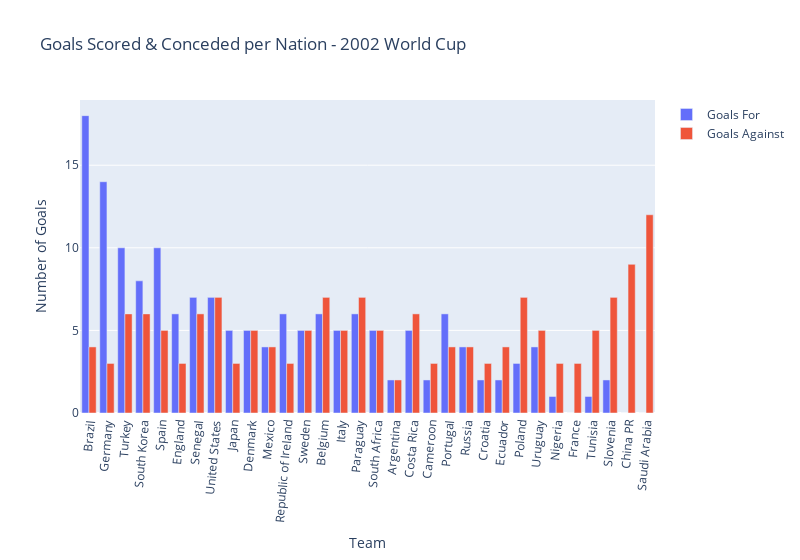

Source (notebook cell):
### Markdown cell above
Players complained about the unorthodox behaviour of the Jabulani (official 2010 world cup match ball). So these two plots are to find which team(s) had the most success in scoring goals with said ball.
Interestingly, Germany scored the most goals in the 2010 edition (16), twice as much as the competition winners Spain (8).

However from fig0 it can be noticed that the the 2010 edition of the World Cup had the least goals scored (145) since 1998 (when the number of participating teams was increased to 32), though the previous edition in 2006 had just 2 goals more (147).

It's worth noting that the Teamgeist (official 2006 match ball) was also heavily criticised as it was vastly different from the previous editions (14 curved panels instead of 32 which were bonded rather than stitched). Thus it could explain why there were noticeably fewer goals scored in the 2006 and 2010 competitions in that time range (1998-2018)

In both editions, (2006 and 2010), Germany were the highest scoring team, outscoring eventual winners on both occassions. Perhaps the German team were already accustomed to unorthodox footballs.

Investigating the nature of German league match balls could provide more insight into this observation.

However, before any conclusions are drawn, it must be taken into consideration that numerous factors affect the performance of a football team including but not limited to: quality of the players, tactics employed by the manager, pitch conditions, player form and confidence levels.

### Code cell
config = dict({'scrollZoom': True})
fig6 = px.bar(fifa_world_cup_2002_data, x="Team", y=["Goals For", "Goals Against"], title="Goals Scored & Conceded per Nation - 2002 World Cup", barmode="group", labels={"Team":"Team", "value":"Number of Goals", "variable":""}, width=800)
fig6.update_xaxes(tickangle=-85)
fig6

### Figure 1 — Plotly figure (JSON) as saved in the notebook; plotly's stock layout.template omitted (floating-point values rounded to 4 significant figures)
{"data": [{"alignmentgroup": "True", "hovertemplate": "=Goals For<br>Team=%{x}<br>Number of Goals=%{y}<extra></extra>", "legendgroup": "Goals For", "marker": {"color": "#636efa", "pattern": {"shape": ""}}, "name": "Goals For", "offsetgroup": "Goals For", "orientation": "v", "showlegend": true, "textposition": "auto", "type": "bar", "x": ["Brazil", "Germany", "Turkey", "South Korea", "Spain", "England", "Senegal", "United States", "Japan", "Denmark", "Mexico", "Republic of Ireland", "Sweden", "Belgium", "Italy", "Paraguay", "South Africa", "Argentina", "Costa Rica", "Cameroon", "Portugal", "Russia", "Croatia", "Ecuador", "Poland", "Uruguay", "Nigeria", "France", "Tunisia", "Slovenia", "China PR", "Saudi Arabia"], "xaxis": "x", "y": [18, 14, 10, 8, 10, 6, 7, 7, 5, 5, 4, 6, 5, 6, 5, 6, 5, 2, 5, 2, 6, 4, 2, 2, 3, 4, 1, 0, 1, 2, 0, 0], "yaxis": "y"}, {"alignmentgroup": "True", "hovertemplate": "=Goals Against<br>Team=%{x}<br>Number of Goals=%{y}<extra></extra>", "legendgroup": "Goals Against", "marker": {"color": "#EF553B", "pattern": {"shape": ""}}, "name": "Goals Against", "offsetgroup": "Goals Against", "orientation": "v", "showlegend": true, "textposition": "auto", "type": "bar", "x": ["Brazil", "Germany", "Turkey", "South Korea", "Spain", "England", "Senegal", "United States", "Japan", "Denmark", "Mexico", "Republic of Ireland", "Sweden", "Belgium", "Italy", "Paraguay", "South Africa", "Argentina", "Costa Rica", "Cameroon", "Portugal", "Russia", "Croatia", "Ecuador", "Poland", "Uruguay", "Nigeria", "France", "Tunisia", "Slovenia", "China PR", "Saudi Arabia"], "xaxis": "x", "y": [4, 3, 6, 6, 5, 3, 6, 7, 3, 5, 4, 3, 5, 7, 5, 7, 5, 2, 6, 3, 4, 4, 3, 4, 7, 5, 3, 3, 5, 7, 9, 12], "yaxis": "y"}], "layout": {"barmode": "group", "legend": {"title": {"text": ""}, "tracegroupgap": 0}, "title": {"text": "Goals Scored & Conceded per Nation - 2002 World Cup"}, "width": 800, "xaxis": {"anchor": "y", "domain": [0, 1], "tickangle": -85, "title": {"text": "Team"}}, "yaxis": {"anchor": "x", "domain": [0, 1], "title": {"text": "Number of Goals"}}}}
